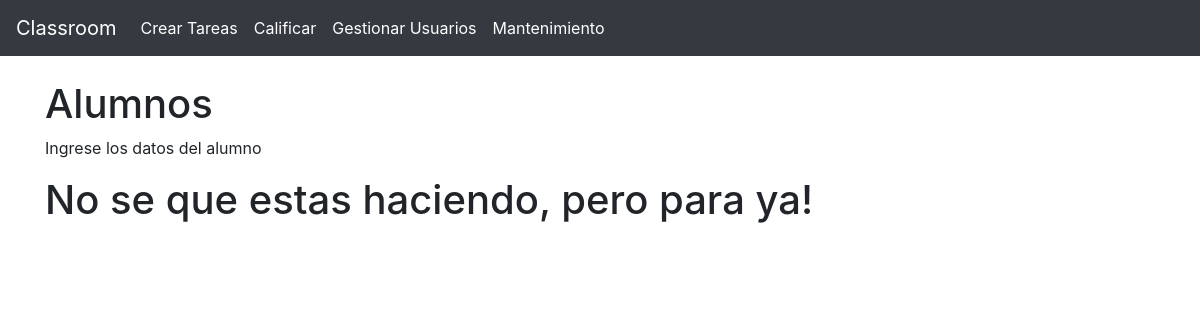
The app's page /gestionDeUsuarios/actualizarA/1 (signed in), older data.
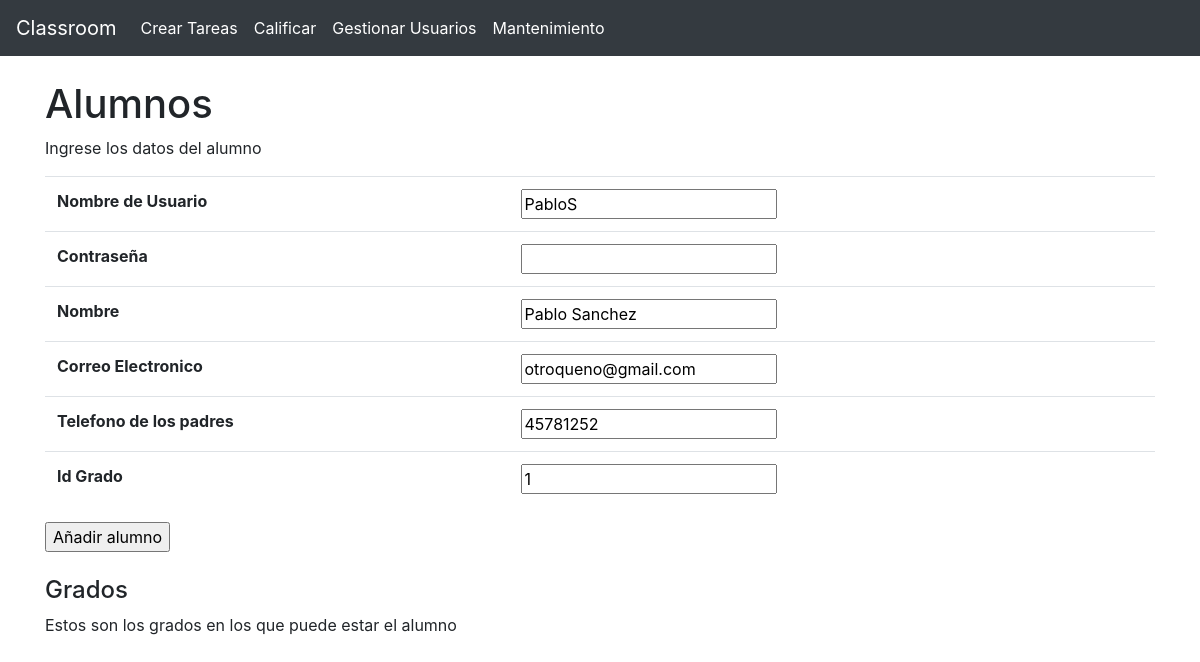
The same page, newer data.
### app.py (models this page shows)
class Alumno(db.Model):
    Id                = db.Column(db.Integer, primary_key=True)
    NombreUsuario     = db.Column(db.String(30), unique=True, nullable=False)
    Contrasena        = db.Column(db.String(32), nullable=False)
    Nombre            = db.Column(db.String(30), nullable=False)
    CorreoElectronico = db.Column(db.String(30), nullable=False)
    TelefonoPadres    = db.Column(db.String(10), nullable=False)
    IdGrado           = db.Column(db.Integer, db.ForeignKey('grado.Id'), nullable=False)
    entregas          = db.relationship("Entregas", backref="tareasEntregadasPorAlumno")

### app.py (the view)
@app.route("/gestionDeUsuarios/actualizarA/<int:id>", methods=["GET", "POST"])
def gestionUsuariosActualizarA(id):
    if not "type" in session:
        flash("Cuidado mano, que tengo tu ip")
        return redirect("/")
    if session["type"] != "Admin":
        flash("Cuidado, que tengo tu IP")
        return redirect("/")
    if request.method == "POST":
        if id != 0:
            alumno = Alumno.query.get(id)
            nombreUsuario            = request.form.get("nombreUsuario")
            contrasena               = request.form.get("contrasena")
            nombre                   = request.form.get("nombre")
            correoElectronico        = request.form.get("correoElectronico")
            telefonoPadres           = request.form.get("telefonoPadres")
            idGrado                  = request.form.get("idGrado")
            alumno.NombreUsuario     = nombreUsuario
            if contrasena != "":
                alumno.Contrasena        = hash.hash_passwd(contrasena)
            alumno.Nombre            = nombre
            alumno.CorreoElectronico = correoElectronico
            alumno.TelefonoPadres    = telefonoPadres
            alumno.IdGrado           = idGrado
            db.session.commit()
        return redirect("/gestionDeUsuarios/actualizarA/0")
    else:
        if id == 0:
            alumnos = Alumno.query.all()
            return render_template("enlistarA.html", type=session["type"], alumnos=alumnos)
        else:
            alumno = Alumno.query.get(id)
            return render_template("modificarA.html", type=session["type"], alumno=alumno)

### templates/modificarA.html (shortened to what this page needs)
{% extends "base.html" %}
{% block contenido %}
    <br>
    <h1>Alumnos</h1>
    <p> Ingrese los datos del alumno</p>
    {% if alumno %}
    <form action="/gestionDeUsuarios/actualizarA/{{ alumno.Id }}" method="post">
        <table class="table">
            <tr>
                <th>Nombre de Usuario</th>
                <th><input type="text" name="nombreUsuario" id="nombreUsuario"
                    value="{{ alumno.NombreUsuario }}" required/></th>
            </tr>
            <tr>
                <th>Contraseña</th>
                <th><input type="text" name="contrasena" id="contrasena"/></th>
            </tr>
            <tr>
                <th>Nombre</th>
                <th><input type="text" name="nombre" id="nombre" value="{{ alumno.Nombre }}" required/></th>
            </tr>
            <tr>
                <th>Correo Electronico</th>
                <th><input type="email" name="correoElectronico" id="correoElectronico"
                    value="{{ alumno.CorreoElectronico }}" required /></th>
            </tr>
            <tr>
                <th>Telefono de los padres</th>
                <th><input type="text" name="telefonoPadres" id="telefonoPadres"
                    value="{{ alumno.TelefonoPadres }}" required/></th>
            </tr>
            <tr>
                <th>Id Grado</th>
                <th><input type="number" name="idGrado" id="idGrado" value="{{ alumno.IdGrado }}" required/></th>
            </tr>
        </table>
        <input type="submit" value="Añadir alumno" id="boton" />
    </form>
    <br>
    <h4>Grados</h4>
    <p>Estos son los grados en los que puede estar el alumno</p>
    {% else %}
    <h1>
        No se que estas haciendo, pero para ya!
    </h1>
    {% endif %}
{% endblock %}

Row changes from the older to the newer data that the page shows:
added Alumno: nombreUsuario "PabloS", nombre "Pablo Sanchez", correoElectronico "otroqueno@gmail.com", telefonoPadres "45781252", idGrado "1"
Text that changed along with them:
form field value: (not shown) → "Añadir alumno"
text no longer shown: "No se que estas haciendo, pero para ya!"
text now shown: "Nombre de Usuario Contraseña Nombre Correo Electronico Telefono de los padres Id Grado Grados Estos son los grados en los que puede estar el alumno"
